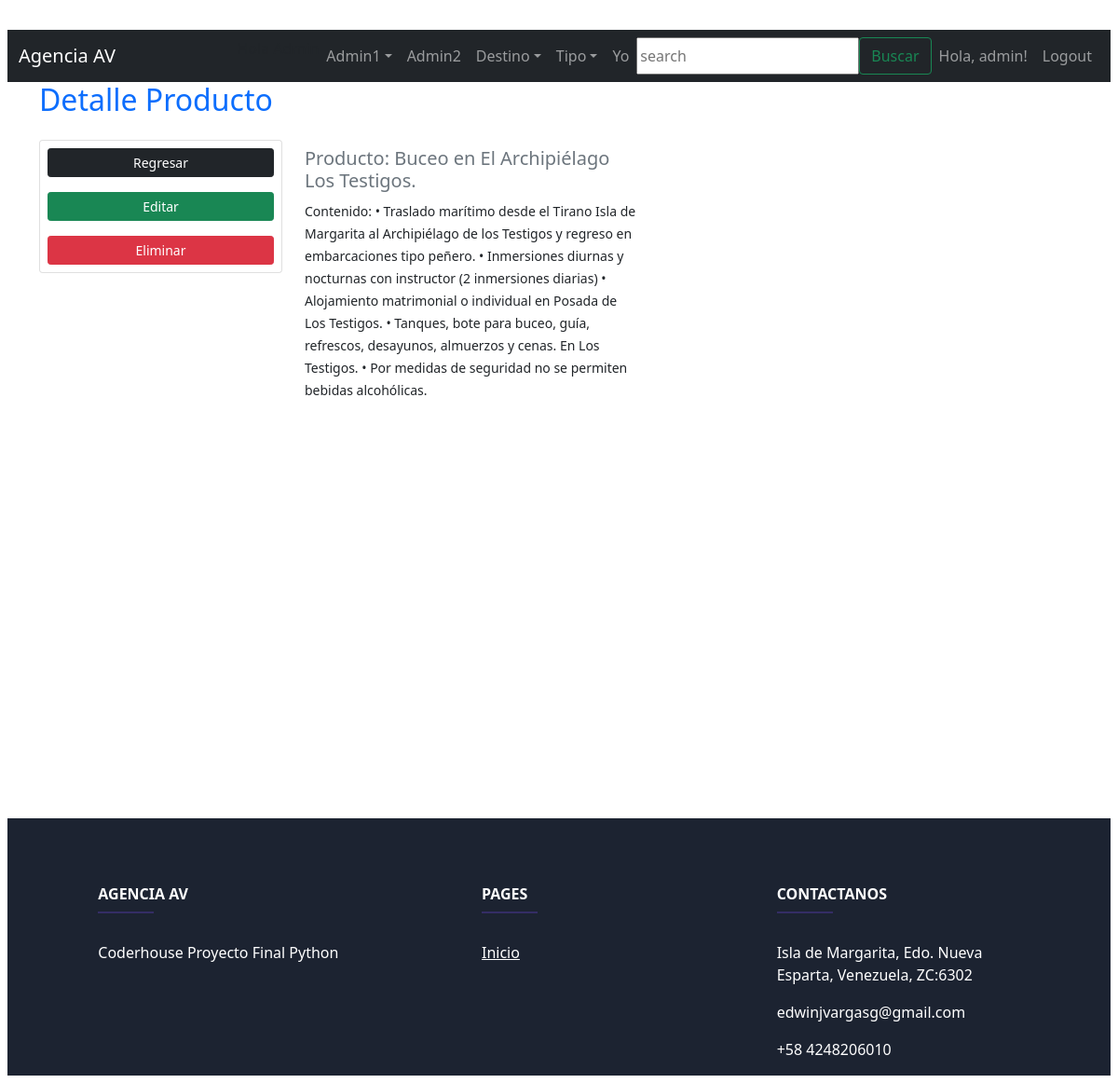
/packages/product_read/2/ (signed in), run on the app's committed database.
### apps/packages/models.py (models this page shows, shortened)
class Product(models.Model):
    title = models.CharField(max_length=150)
    content = models.TextField(max_length=2000, blank=True)
    category = models.ForeignKey(Category, on_delete=models.CASCADE)
    classification = models.ForeignKey(Classification, on_delete=models.CASCADE)
    assignee = models.ForeignKey(User, null=True,blank=True, on_delete=models.SET_NULL)
    image = models.ImageField(blank = True, upload_to = 'img/')
    class Meta:
        ordering = ["-title"]
        permissions = (
        ("can_add_data","can add a new data"),
        )

### apps/packages/views.py (the view)
# urls.py: path('product_read/<id>/', product_read, name='product_read'),
@login_required
def product_read(request, id):
    products = Product.objects.get(pk = id)
    context = {'products': products}
    return render(request, 'packages/product_read.html', context)

### apps/packages/templates/packages/product_read.html (shortened to what this page needs)
{% extends 'base.html' %}
{% load static %}
{% block content %}
<div class="container mb-4">
        <div class="row">
            <div class="col-12">
                <h2 class="font-weight-bold heading text-primary mb-6">Detalle Producto</h2>
            </div>
            <div class="col-md-3 mt-3">
                <div class="card">
                    <a href="{% url 'product_list' %}" class="m-2 btn btn-dark btn-sm">Regresar</a>
                    <a href="{% url 'product_update' products.id %}" class="m-2 btn btn-success btn-sm">Editar</a>
                    <a href="{% url 'product_delete' products.id %}" class="m-2 btn btn-danger btn-sm">Eliminar</a>
            </div>
        </div>
            <div class="col-md-4">
                <div style="height: 90vh">
                    <h5 class="text-muted">Producto: {{ products.title }}</h5>
                    <small>Contenido: {{ products.content }}</small><br>
                </div>
            </div>
        </div>
    </div>
{% endblock %}

### templates/base.html (shortened to what this page needs)
<!DOCTYPE html>
<html lang="en">
<head>
    <link href=
"https://cdn.jsdelivr.net/npm/bootstrap@5.0.2/dist/css/bootstrap.min.css"
          rel="stylesheet">
</head>
<body class="m-2">
    <div class="text-center">
        <br>
        <nav class="navbar navbar-expand-lg navbar-dark bg-dark">
            <div class="container-fluid">
                <a class="navbar-brand" href="{% url 'home' %}">Agencia AV</a>
                <div>
                    <ul class="navbar-nav">
                               {% if user.is_authenticated %}
                               <span>Hola {{ request.user.username | title }}</span>
                               <li class="nav-item dropdown"><a class="nav-link dropdown-toggle" href="#" data-bs-toggle="dropdown">Admin1</a>
                                <li class="line-dash"><a class="nav-link" href="{% url 'admin:index' %}">Admin2</a></li>
                                <li class="nav-item dropdown"><a class="nav-link dropdown-toggle" href="#" data-bs-toggle="dropdown">Destino</a>
                                <li class="nav-item dropdown"><a class="nav-link dropdown-toggle" href="#" data-bs-toggle="dropdown">Tipo</a>
                                <li class="line-dash"><a class="nav-link" href="{% url 'about' %}">Yo</a></li>
                               <form class="d-flex" role="search" method="POST" action="{% url 'product_search' %}">
                                  <input class="container-1" type="search" placeholder="search" name="searching">
                                  <button class="btn btn-outline-success" type="submit">Buscar</button>
                                </form>
                               <li class="line-dash"><a class="nav-link" href="{% url 'user_update' %}">Hola, {{ user }}!</a></li>
                               <li class="line-dash"><a class="nav-link" href="{% url 'user_logout' %}">Logout</a></li>
                              </ul>
                            {% endif %}
                </div>
            </div>
        </nav>
    </div>
</body>
<body>
  {% block content %}
  {% endblock %}
</body>
<footer
    class="text-center text-lg-start text-white"
    style="background-color: #1c2331"
    >
<section>
<div style="padding-right:20px;">
</div>
</section>
<section class="">
<div class="container text-md-start mt-5">
  <div class="row mt-3">
    <div class="col-md-3 col-lg-4 col-xl-3 mx-auto mb-4">
      <h6 class="text-uppercase fw-bold">Agencia AV</h6>
      <hr
          class="mb-4 mt-0 d-inline-block mx-auto"
          style="width: 60px; background-color: #7c4dff; height: 2px"
          />
      <p style="text-align:left;">
        Coderhouse Proyecto Final Python
      </p>
    </div>
    <div class="col-md-3 col-lg-2 col-xl-2 mx-auto mb-4 text-left">
      <h6 class="text-uppercase fw-bold">Pages</h6>
      <hr
          class="mb-4 mt-0 d-inline-block mx-auto"
          style="width: 60px; background-color: #7c4dff; height: 2px"
          />
          <div style="text-align:left;">
            <a href="{% url 'home' %}" class="text-white">Inicio</a><br>
          </div>
    </div>
    <div class="col-md-4 col-lg-3 col-xl-3 mx-auto mb-md-0 mb-4 text-left" >
      <h6 class="text-uppercase fw-bold">Contactanos</h6>
      <hr
          class="mb-4 mt-0 d-inline-block mx-auto"
          style="width: 60px; background-color: #7c4dff; height: 2px"
          />
          <div style="text-align:left;">
            <p> Isla de Margarita, Edo. Nueva Esparta, Venezuela, ZC:6302</p>
            <p> edwinjvargasg@gmail.com</p>
            <p> +58 4248206010</p>
          </div>
    </div>
  </div>
</div>
</section>
</footer>
</body>
</html>

### data on the page
Product: title "Buceo en El Archipiélago Los Testigos.", content "• Traslado marítimo desde el Tirano Isla de Margarita al Archipiélago de los Testigos y regreso en embarcaciones tipo peñero. • Inmersiones diurnas y nocturnas con instructor (2 inmersiones diarias) • Alojamiento matrimonial o individual en Posada de Los Testigos. • Tanques, bote para buceo, guía, refrescos, desayunos, almuerzos y cenas. En Los Testigos. • Por medidas de seguridad no se permiten bebidas alcohólicas."

### other printed values
{{ user }} "admin"
